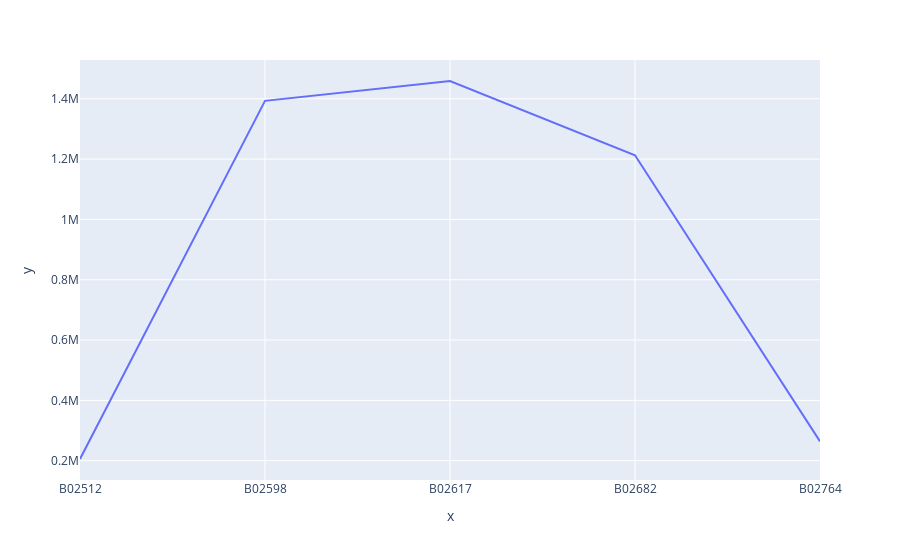

Notebook code cell kept with this figure:
### Code cell
px.line(x =grup.index,
       y =grup.values)

### Figure 1 — Plotly figure (JSON) as saved in the notebook; plotly's stock layout.template omitted (floating-point values rounded to 4 significant figures)
{"data": [{"hovertemplate": "x=%{x}<br>y=%{y}<extra></extra>", "legendgroup": "", "line": {"color": "#636efa", "dash": "solid"}, "marker": {"symbol": "circle"}, "mode": "lines", "name": "", "orientation": "v", "showlegend": false, "type": "scatter", "x": ["B02512", "B02598", "B02617", "B02682", "B02764"], "xaxis": "x", "y": [205673, 1393113, 1458853, 1212789, 263899], "yaxis": "y"}], "layout": {"legend": {"tracegroupgap": 0}, "margin": {"t": 60}, "xaxis": {"anchor": "y", "domain": [0, 1], "title": {"text": "x"}}, "yaxis": {"anchor": "x", "domain": [0, 1], "title": {"text": "y"}}}}
